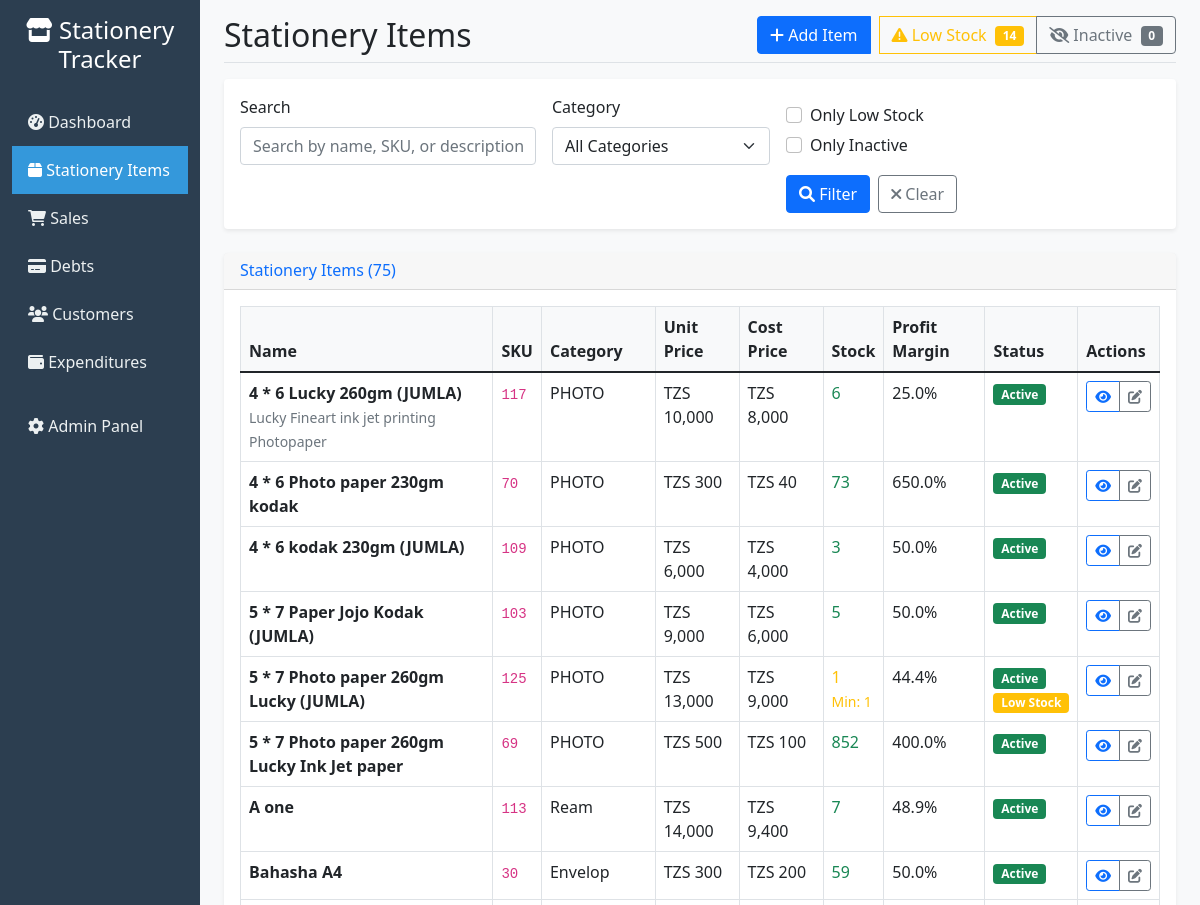
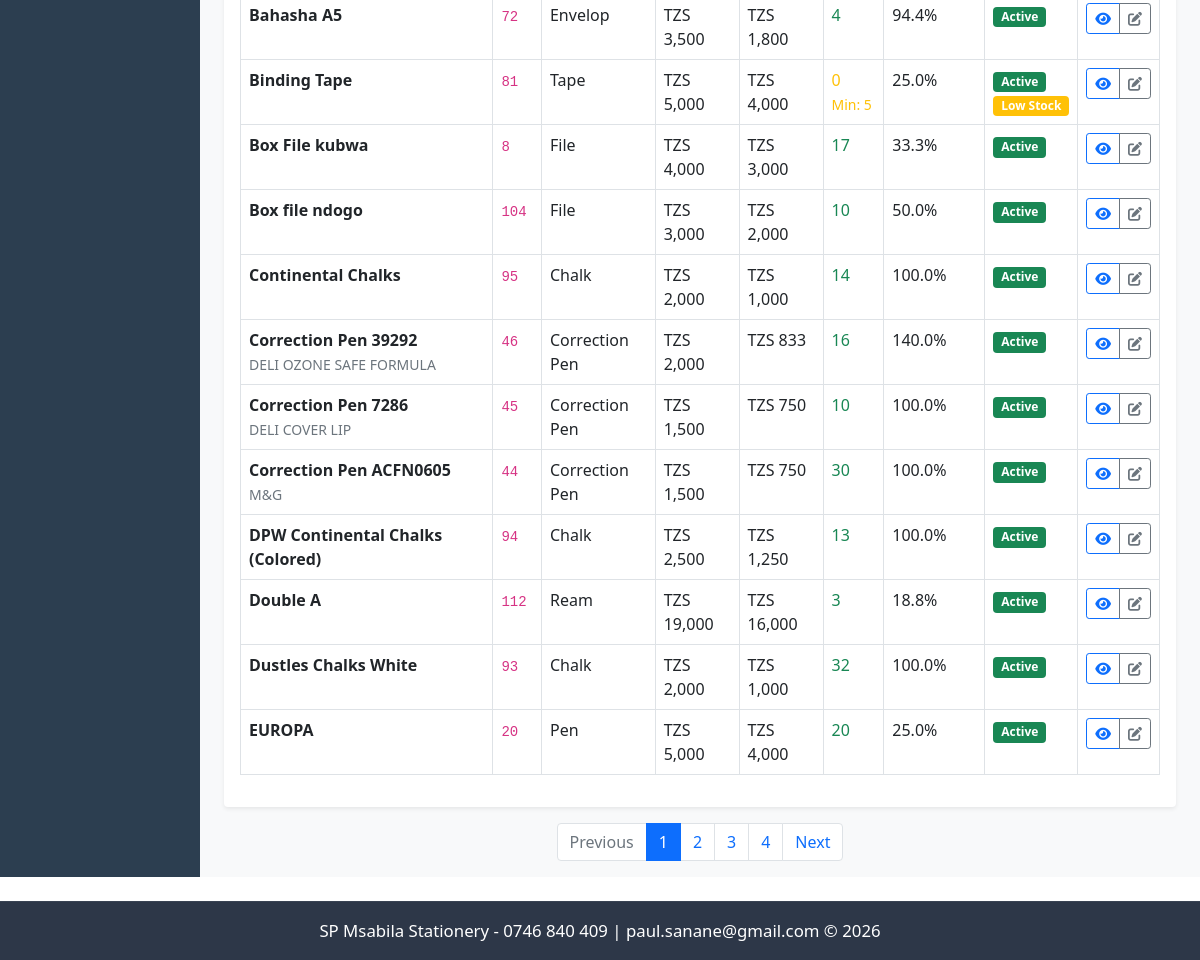
The page /stationery/ on the database as committed earlier (2 pictures, top to bottom).
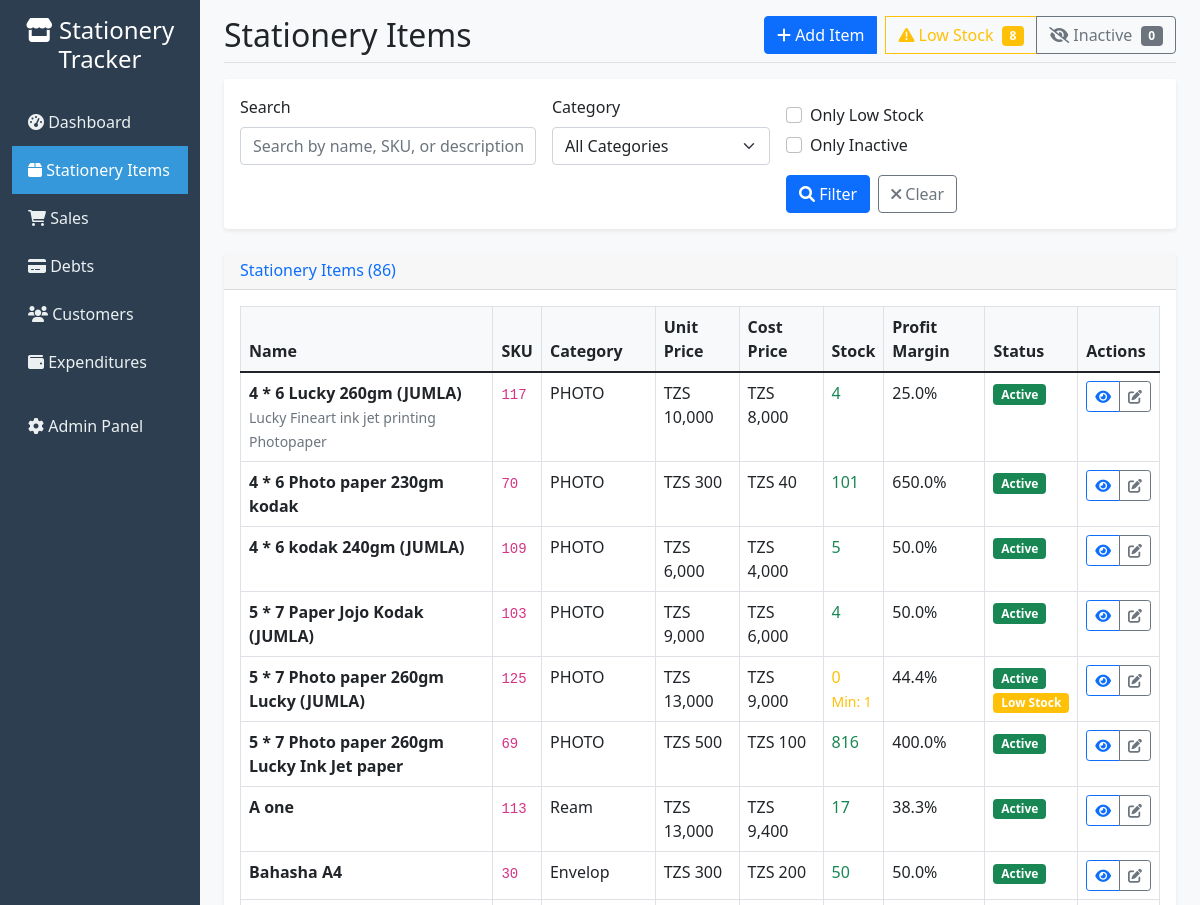
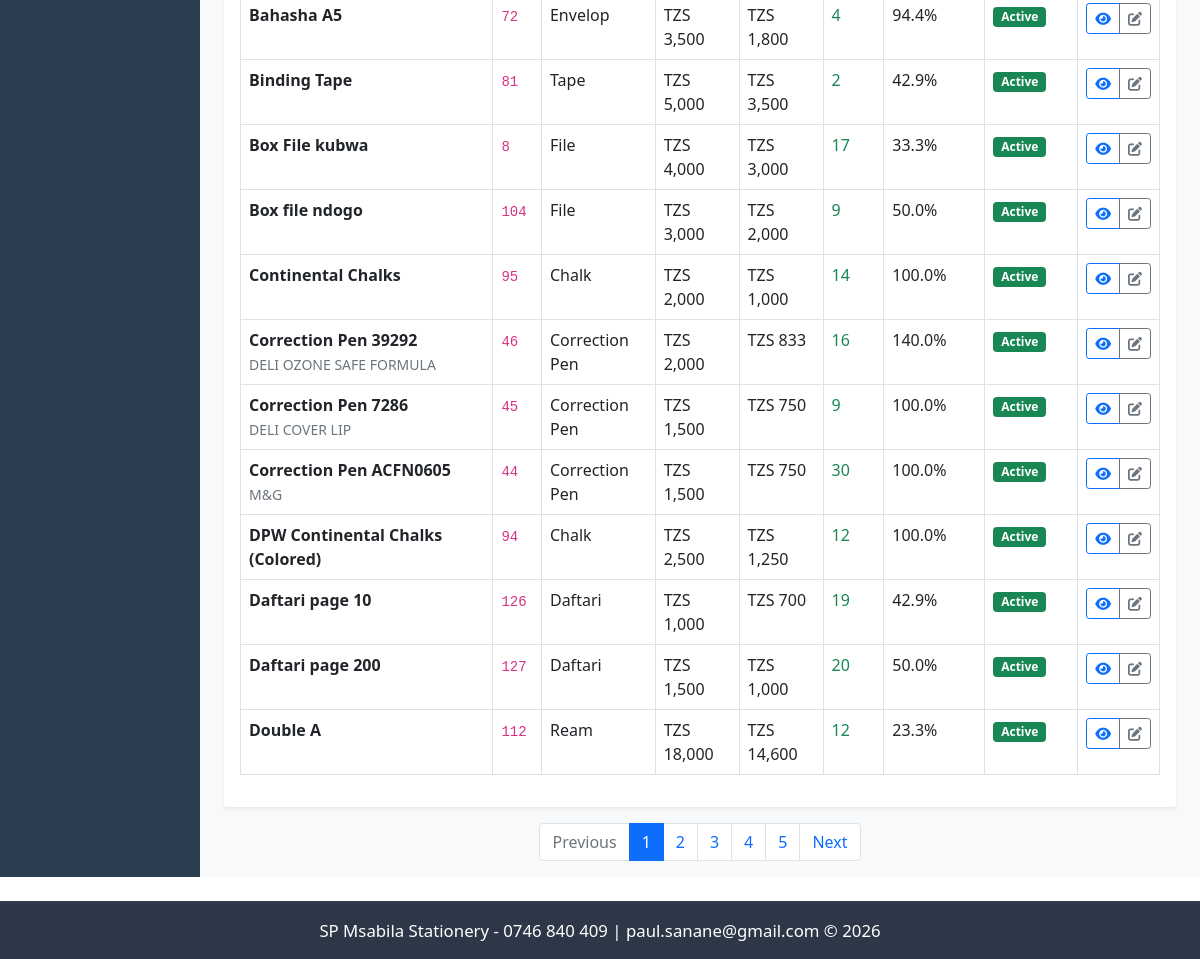
The same page on the database as committed later (2 pictures, top to bottom).
### tracker/models.py (models this page shows, shortened)
class StationeryItem(models.Model):
    name = models.CharField(max_length=200)
    description = models.TextField(blank=True)
    category = models.ForeignKey(Category, on_delete=models.CASCADE, related_name='items')
    sku = models.CharField(max_length=50, unique=True, help_text="Stock Keeping Unit")
    unit_price = models.DecimalField(max_digits=10, decimal_places=2, validators=[MinValueValidator(Decimal('0.01'))])
    cost_price = models.DecimalField(max_digits=10, decimal_places=2, validators=[MinValueValidator(Decimal('0.01'))])
    stock_quantity = models.PositiveIntegerField(default=0)
    minimum_stock = models.PositiveIntegerField(default=0, help_text="Minimum stock level before reorder")
    supplier = models.CharField(max_length=200, blank=True)
    created_at = models.DateTimeField(auto_now_add=True)
    updated_at = models.DateTimeField(auto_now=True)
    is_active = models.BooleanField(default=True)
    class Meta:
        ordering = ['name']
    @property
    def profit_margin(self):
        if self.cost_price > 0:
            return ((self.unit_price - self.cost_price) / self.cost_price) * 100
        return 0
    @property
    def is_low_stock(self):
        return self.stock_quantity <= self.minimum_stock

class Category(models.Model):
    name = models.CharField(max_length=100, unique=True)
    description = models.TextField(blank=True)
    created_at = models.DateTimeField(auto_now_add=True)
    class Meta:
        verbose_name_plural = "Categories"
        ordering = ['name']

### tracker/views.py (the view)
# urls.py: path('stationery/', views.stationery_list, name='stationery_list'),
def stationery_list(request):
    items = StationeryItem.objects.select_related('category').all()
    category_id = request.GET.get('category')
    if category_id:
        items = items.filter(category_id=category_id)
    raw_search = request.GET.get('search')
    if raw_search and raw_search.strip().lower() != 'none':
        search_query = raw_search.strip()
        items = items.filter(
            Q(name__icontains=search_query) |
            Q(sku__icontains=search_query) |
            Q(description__icontains=search_query)
        )
    else:
        search_query = ''
    low_stock_flag = request.GET.get('low_stock')
    inactive_flag = request.GET.get('inactive')
    selected_low_stock = False
    selected_inactive = False
    if inactive_flag in (None, '', 'None'):
        items = items.filter(Q(is_active=True) | Q(is_active__isnull=True))
    else:
        selected_inactive = True
    low_stock_count = items.filter(stock_quantity__lte=models.F('minimum_stock')).count()
    inactive_count = items.filter(is_active=False).count()
    if low_stock_flag not in (None, '', 'None'):
        selected_low_stock = True
        items = items.filter(stock_quantity__lte=models.F('minimum_stock'))
    if selected_inactive:
        items = items.filter(is_active=False)
    categories = Category.objects.all()
    page = request.GET.get('page')
    paginator = Paginator(items, 20)
    page_obj = paginator.get_page(page)
    context = {
        'items': page_obj,
        'categories': categories,
        'selected_category': category_id,
        'search_query': search_query,
        'paginator': paginator,
        'page_obj': page_obj,
        'selected_low_stock': selected_low_stock,
        'low_stock_count': low_stock_count,
        'selected_inactive': selected_inactive,
        'inactive_count': inactive_count,
    }
    return render(request, 'tracker/stationery_list.html', context)

### tracker/templatetags/querystring.py (called while the page is built)
@register.simple_tag(takes_context=True)
def url_replace(context, field, value):
    request = context.get('request')
    if not request:
        return ''
    params = request.GET.copy()
    if value in (None, '', 'None'):
        params.pop(field, None)
    else:
        params[field] = value
    return params.urlencode()

### templates/tracker/stationery_list.html (shortened to what the changed rows need)
{% extends 'base.html' %}
{% load humanize querystring %}
{% block page_title %}Stationery Items{% endblock %}
{% block page_actions %}
<div class="btn-group" role="group">
    <div class="btn-group ms-2" role="group" aria-label="Quick toggles">
        {% if selected_low_stock %}
            <a class="btn btn-warning" href="?{% url_replace 'low_stock' None %}" title="Clear low stock filter">
        {% else %}
            <a class="btn btn-outline-warning" href="?{% url_replace 'low_stock' 1 %}" title="Show low stock">
        {% endif %}
                <i class="fas fa-exclamation-triangle"></i>
                <span class="d-none d-sm-inline"> Low Stock</span>
                <span class="badge bg-warning ms-1">{{ low_stock_count }}</span>
            </a>
    </div>
</div>
{% endblock %}
{% block content %}
<div class="card">
    <div class="card-header">
        <h6 class="m-0 font-weight-bold text-primary">Stationery Items ({{ items.paginator.count }})</h6>
    </div>
    <div class="card-body">
        {% if items %}
            <div class="table-responsive">
                <table class="table table-bordered table-hover">
                    <thead>
                        <tr>
                            <th>Name</th>
                            <th>SKU</th>
                            <th>Category</th>
                            <th>Unit Price</th>
                            <th>Cost Price</th>
                            <th>Stock</th>
                            <th>Profit Margin</th>
                            <th>Status</th>
                            <th>Actions</th>
                        </tr>
                    </thead>
                    <tbody>
                        {% for item in items %}
                        <tr>
                            <td>
                                <strong>{{ item.name }}</strong>
                                {% if item.description %}
                                    <br><small class="text-muted">{{ item.description|truncatechars:50 }}</small>
                                {% endif %}
                            </td>
                            <td><code>{{ item.sku }}</code></td>
                            <td>{{ item.category.name }}</td>
                            <td>TZS {{ item.unit_price|floatformat:0|intcomma }}</td>
                            <td>TZS {{ item.cost_price|floatformat:0|intcomma }}</td>
                            <td>
                                <span class="{% if item.is_low_stock %}text-warning{% else %}text-success{% endif %}">
                                    {{ item.stock_quantity }}
                                </span>
                                {% if item.is_low_stock %}
                                    <br><small class="text-warning">Min: {{ item.minimum_stock }}</small>
                                {% endif %}
                            </td>
                            <td>{{ item.profit_margin|floatformat:1 }}%</td>
                            <td>
                                {% if item.is_active %}
                                    <span class="badge bg-success">Active</span>
                                {% else %}
                                    <span class="badge bg-secondary">Inactive</span>
                                {% endif %}
                                {% if item.is_low_stock %}
                                    <br><span class="badge bg-warning">Low Stock</span>
                                {% endif %}
                            </td>
                            <td>
                                <div class="btn-group btn-group-sm" role="group">
                                    <a href="{% url 'stationery_detail' item.pk %}" class="btn btn-outline-primary">
                                        <i class="fas fa-eye"></i>
                                    </a>
                                    <a href="/admin/tracker/stationeryitem/{{ item.pk }}/change/" class="btn btn-outline-secondary">
                                        <i class="fas fa-edit"></i>
                                    </a>
                                </div>
                            </td>
                        </tr>
                        {% endfor %}
                    </tbody>
                </table>
            </div>
        {% endif %}
    </div>
</div>
{% if page_obj.has_other_pages %}
<nav aria-label="Stationery pagination" class="mt-3">
    <ul class="pagination justify-content-center">
        {% for num in page_obj.paginator.page_range %}
            {% if num == page_obj.number %}
                <li class="page-item active"><span class="page-link">{{ num }}</span></li>
            {% else %}
                <li class="page-item"><a class="page-link" href="?{% url_replace 'page' num %}">{{ num }}</a></li>
            {% endif %}
        {% endfor %}
    </ul>
</nav>
{% endif %}
{% endblock %}

Rows that differ between the two databases and show on the page:
no longer on this page (row edited): StationeryItem: name "Dustles Chalks White", sku "93", category.name "Chalk", unit_price "2,000", cost_price "1,000", stock_quantity "32", profit_margin "100.0", is_active "Active"
no longer on this page (row unchanged): StationeryItem: name "EUROPA", sku "20", category.name "Pen", unit_price "5,000", cost_price "4,000", stock_quantity "20", profit_margin "25.0", is_active "Active"
changed StationeryItem "4 * 6 Lucky 260gm (JUMLA)": stock_quantity "6" → "4"
changed StationeryItem "4 * 6 Photo paper 230gm kodak": stock_quantity "73" → "101"
changed StationeryItem: name "4 * 6 kodak 230gm (JUMLA)" → "4 * 6 kodak 240gm (JUMLA)"; stock_quantity "3" → "5"
changed StationeryItem "5 * 7 Paper Jojo Kodak (JUMLA)": stock_quantity "5" → "4"
changed StationeryItem "5 * 7 Photo paper 260gm Lucky (JUMLA)": stock_quantity "1" → "0"
changed StationeryItem "5 * 7 Photo paper 260gm Lucky Ink Jet paper": stock_quantity "852" → "816"
changed StationeryItem "A one": unit_price "14,000" → "13,000"; stock_quantity "7" → "17"; profit_margin "48.9" → "38.3"
changed StationeryItem "Bahasha A4": stock_quantity "59" → "50"
changed StationeryItem "Binding Tape": cost_price "4,000" → "3,500"; stock_quantity "0" → "2"; profit_margin "25.0" → "42.9"; minimum_stock "5" → (not shown)
changed StationeryItem "Box file ndogo": stock_quantity "10" → "9"
changed StationeryItem "Correction Pen 7286": stock_quantity "10" → "9"
changed StationeryItem "DPW Continental Chalks (Colored)": stock_quantity "13" → "12"
added StationeryItem: name "Daftari page 10", sku "126", category.name "Daftari", unit_price "1,000", cost_price "700", stock_quantity "19", profit_margin "42.9", is_active "Active"
added StationeryItem: name "Daftari page 200", sku "127", category.name "Daftari", unit_price "1,500", cost_price "1,000", stock_quantity "20", profit_margin "50.0", is_active "Active"
changed StationeryItem "Double A": unit_price "19,000" → "18,000"; cost_price "16,000" → "14,600"; stock_quantity "3" → "12"; profit_margin "18.8" → "23.3"
Other text that changed with them:
{{ low_stock_count }}: "14" → "8"
{{ items.paginator.count }}: "75" → "86"
new list line: "5"
